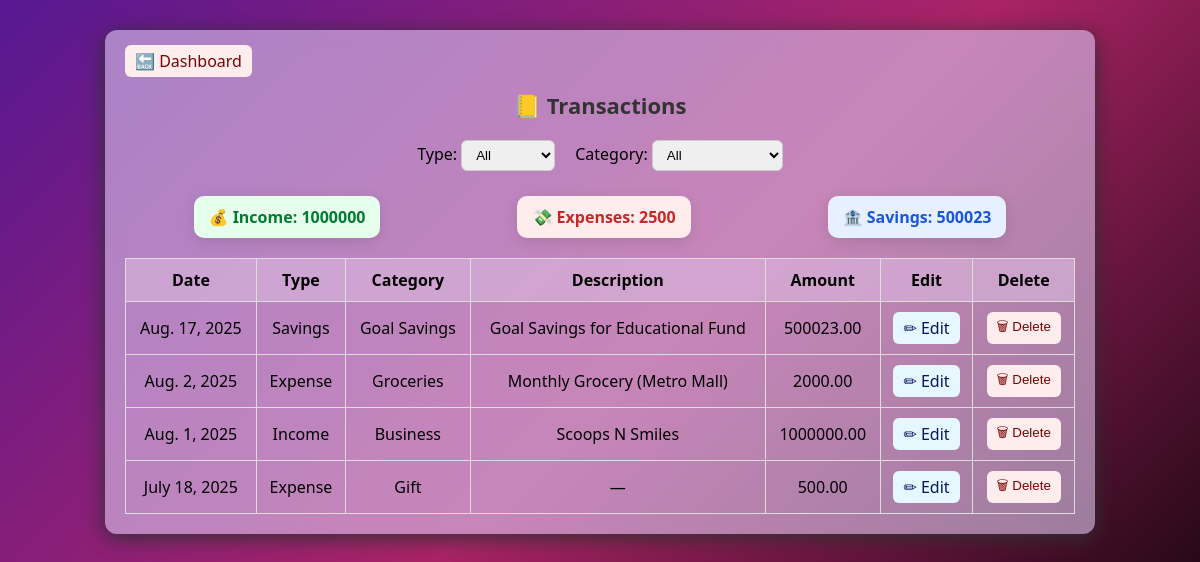
/coach/view_transactions (signed in), run on the app's committed database.
### coach/models.py (models this page shows, shortened)
class Transaction(models.Model):
    TYPE_CHOICES = [
        ('income', 'Income'),
        ('expense', 'Expense'),
        ('savings', 'Savings'),
    ]
    type = models.CharField(max_length=20, choices=TYPE_CHOICES, default='income')
    category = models.ForeignKey('Category', on_delete=models.CASCADE, related_name='transactions')
    amount = models.DecimalField(max_digits=10, decimal_places=2)
    date = models.DateField(default=timezone.now)
    description = models.TextField(blank=True)
    user = models.ForeignKey(User, on_delete=models.CASCADE)
    goal = models.ForeignKey('Goal', on_delete=models.SET_NULL, null=True, blank=True)

class Category(models.Model):
    name = models.CharField(max_length=100)

### coach/views.py (the view)
# urls.py: path("view_transactions", views.view_transactions,name="view_transactions"),
@login_required
def view_transactions(request):
    user = request.user
    transactions = Transaction.objects.filter(user=user).select_related("category").order_by("-date")
    tx_type = request.GET.get("type")
    if tx_type in ["income", "expense", "savings"]:
        transactions = transactions.filter(type=tx_type)
    category_id = request.GET.get("category")
    if category_id:
        transactions = transactions.filter(category_id=category_id)
    total_income = transactions.filter(type="income").aggregate(total=Sum("amount"))["total"] or 0
    total_expenses = transactions.filter(type="expense").aggregate(total=Sum("amount"))["total"] or 0
    total_savings = transactions.filter(type="savings").aggregate(total=Sum("amount"))["total"] or 0
    context = {
        "transactions": transactions,
        "total_income": total_income,
        "total_expenses": total_expenses,
        "total_savings": total_savings,
        "filter_type": tx_type,
        "filter_category": category_id,
        "categories": Category.objects.all()  # for dropdown filters
    }
    return render(request, "coach/view_transactions.html", context)

### coach/templates/coach/view_transactions.html (shortened to what this page needs)
{% extends "coach/base.html" %}
{% block content %}
<div class="transactions-container">
  <a href="{% url 'dashboard' %}" class="btn btn-cancel">🔙 Dashboard</a>
  <h2 class="title">📒 Transactions</h2>
  <form method="get" class="filters">
    <label>
      Type:
      <select name="type" onchange="this.form.submit()">
        <option value="">All</option>
      </select>
    </label>
    <label>
      Category:
      <select name="category" onchange="this.form.submit()">
        <option value="">All</option>
      </select>
    </label>
  </form>
  <div class="totals">
    <div class="card income">💰 Income: {{ total_income }}</div>
    <div class="card expense">💸 Expenses: {{ total_expenses }}</div>
    <div class="card savings">🏦 Savings: {{ total_savings }}</div>
  </div>
  <table class="transactions-table">
    <thead>
      <tr>
        <th>Date</th>
        <th>Type</th>
        <th>Category</th>
        <th>Description</th>
        <th>Amount</th>
        <th>Edit</th>
        <th>Delete</th>
      </tr>
    </thead>
    <tbody>
      {% for tx in transactions %}
        <tr>
          <td>{{ tx.date }}</td>
          <td>{{ tx.type|title }}</td>
          <td>{{ tx.category.name }}</td>
          <td>{{ tx.description|default:"—" }}</td>
          <td>{{ tx.amount }}</td>
          <td>
            <a href="{% url 'edit_transaction' tx.id %}" class="btn btn-edit">✏ Edit</a>
          </td>
          <td>
            <form action="{% url 'delete_transaction' tx.id %}" method="post" onsubmit="return confirm('Are you sure you want to delete this transaction?');">
              <button type="submit" class="btn btn-delete">🗑 Delete</button>
            </form>
          </td>
        </tr>
      {% empty %}
        <tr>
          <td colspan="7" class="no-data">No transactions found.</td>
        </tr>
      {% endfor %}
    </tbody>
  </table>
</div>
{% endblock %}

### coach/static/coach/styles.css (style rules this page uses)
.card { background: #fff; border-radius: 15px; padding: 20px; box-shadow: 0 4px 15px rgba(0,0,0,0.1); transition: transform 0.2s ease-in-out; }
body { font-family: 'Segoe UI', Tahoma, Geneva, Verdana, sans-serif; background: #f4f6f8; }
h2 { margin-bottom: 20px; font-size: 22px; color: #222; }

### coach/templates/coach/view_transactions.html (style rules this page uses)
body { background: linear-gradient(135deg, #571892 0%, #aa2366 50%, #000000 100%); background-attachment: fixed; background-size: cover; color: #ffffff; }
.transactions-container { max-width: 950px; margin: 30px auto; padding: 20px; background: rgba(220, 201, 240, 0.6); border-radius: 12px; box-shadow: 0 4px 20px rgba(48, 48, 48, 0.984); backdrop-filter: blur(10px); color: #000000; transition: box-shadow 0.2s, transform 0.2s; }
.title { text-align: center; margin-bottom: 20px; color: #333; }
.filters { display: flex; justify-content: center; gap: 20px; margin-bottom: 25px; }
.filters select { padding: 6px 10px; border-radius: 6px; border: 1px solid #ccc; }
.totals { display: flex; justify-content: space-around; margin-bottom: 20px; }
.card { padding: 10px 15px; border-radius: 10px; font-weight: bold; }
.card.income { background: #e6ffed; color: #057a32; }
.card.expense { background: #ffecec; color: #c62828; }
.card.savings { background: #e6f0ff; color: #1a56db; }
.transactions-table { width: 100%; border-collapse: collapse; }
.transactions-table th, .transactions-table td { border: 1px solid #ddd; padding: 10px; text-align: center; }
.transactions-table th { background: rgba(217, 180, 219, 0.667) ; }
.btn { padding: 5px 10px; border-radius: 6px; text-decoration: none; border: none; cursor: pointer; }
.btn-edit { background: #e6f7ff; color: #04195f; }
.btn-delete { background: #ffecec; color: #7b0202; }
.btn-cancel { background: #ffecec; color: #760606; }

### data on the page
Transaction: date "Aug. 17, 2025", type "Savings", category.name "Goal Savings", description "Goal Savings for Educational Fund", amount "500023.00"
Transaction: date "Aug. 2, 2025", type "Expense", category.name "Groceries", description "Monthly Grocery (Metro Mall)", amount "2000.00"
Transaction: date "Aug. 1, 2025", type "Income", category.name "Business", description "Scoops N Smiles", amount "1000000.00"
Transaction: date "July 18, 2025", type "Expense", category.name "Gift", description "—", amount "500.00"

### other printed values
{{ total_income }} "1000000"
{{ total_expenses }} "2500"
{{ total_savings }} "500023"
